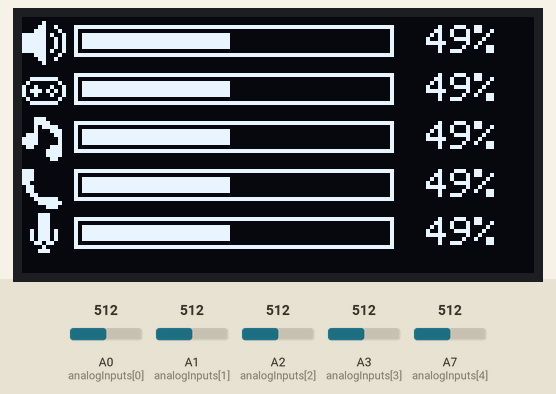
Bench run of a sketch on a simulated Arduino Nano, built with avr-gcc and run on an emulated ATmega328P. Shown: 128×64 one-colour display. The inputs (shaded band) are chosen by the test bench; at power-on: A7 (analogInputs[4]) = 512, A0 (analogInputs[0]) = 512, A1 (analogInputs[1]) = 512, A3 (analogInputs[3]) = 512, A2 (analogInputs[2]) = 512. What the sketch prints to the serial monitor is not drawn.

Above: at 3.2 s.
3.3 s: A7 (analogInputs[4]) set to 509
At 4.1 s:
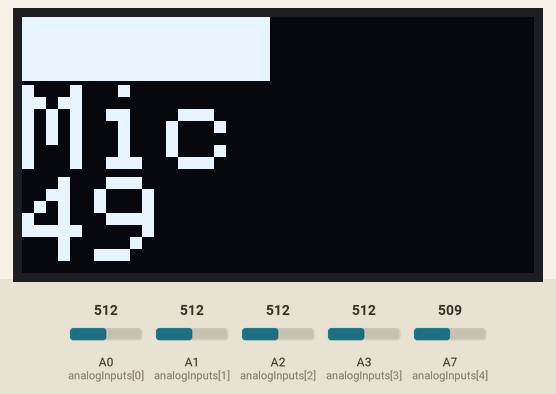
5.8 s: A0 (analogInputs[0]) set to 610
At 6.7 s:
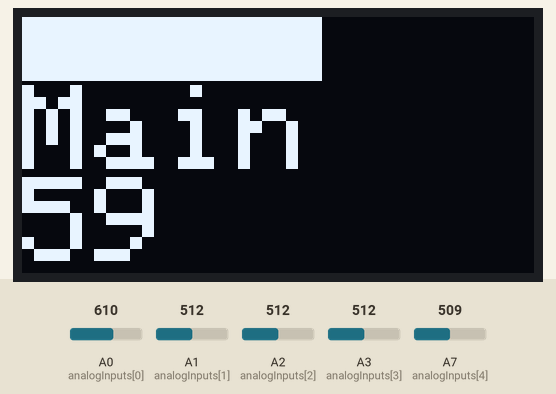
8.4 s: A0 (analogInputs[0]) set to 636
At 8.47 s:
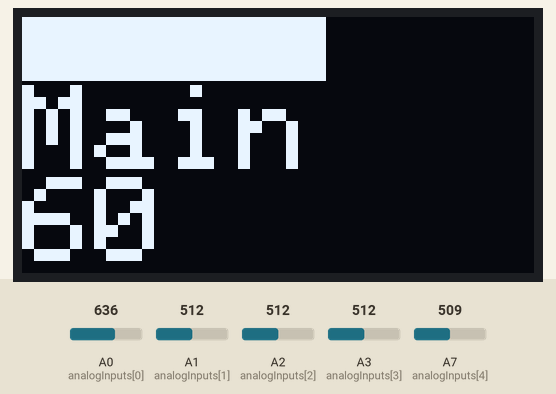
10.0 s: A1 (analogInputs[1]) set to 716
At 10.9 s:
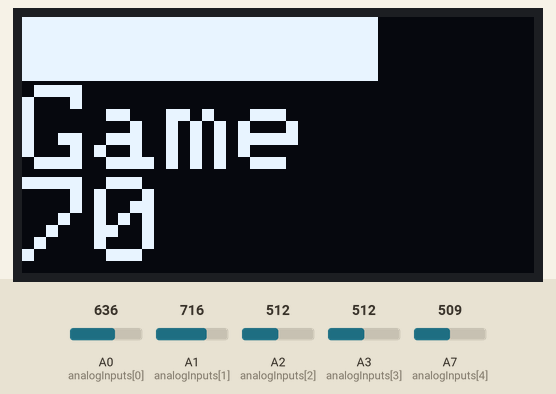
Timing chart, 0 to 11.5 s (numbered marks = the images above; inputs shaded):
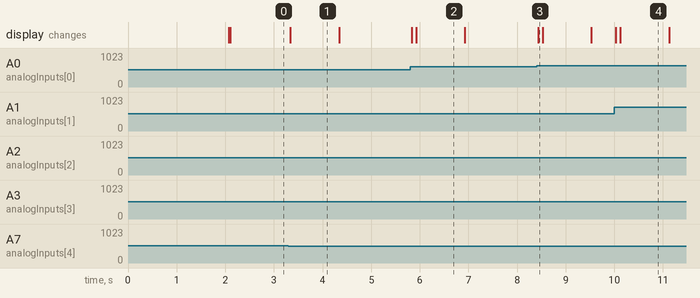

Measured:
- the behaviour switches between 510 and 509 on A7 (analogInputs[4]) (found by bisection; images 0 and 1)
- the behaviour switches between 622 and 623 on A0 (analogInputs[0]) (found by bisection; images 2 and 3)
- after the input at 3.3 s, the display: changes at once (image 1)
- after the input at 5.8 s, the display: first changes at once (image 2 shows a later state)
- after the input at 8.4 s, the display: changes at once (image 3)
- after the input at 10.0 s, the display: first changes at once (image 4 shows a later state)
- what the display in image 1 shows lasts 1.0 s, from 3.3 s to 4.3 s

The sketch:

knob_OLED.ino
```cpp
#include <Wire.h>
#include <Adafruit_GFX.h>
#include <Adafruit_SSD1306.h>
#include <Fonts/FreeSans9pt7b.h>

#define SCREEN_WIDTH 128 // OLED display width, in pixels
#define SCREEN_HEIGHT 64 // OLED display height, in pixels

// Declaration for an SSD1306 display connected to I2C (SDA, SCL pins)
Adafruit_SSD1306 display(SCREEN_WIDTH, SCREEN_HEIGHT, &Wire, -1);

const unsigned char ART_1 [] PROGMEM = {
	// 'pxArt, 24x24px
	0x04, 0x00, 0x0c, 0x80, 0x1c, 0x40, 0xfd, 0x20, 0xfc, 0xa0, 0xfc, 0xa0, 0xfc, 0xa0, 0xfd, 0x20,
	0x1c, 0x40, 0x0c, 0x80, 0x04, 0x00
};

const unsigned char ART_2 [] PROGMEM = {
	// 'Layer 4, 11x11px
	0x00, 0x00, 0x00, 0x00, 0x3f, 0x80, 0x40, 0x40, 0x91, 0x20, 0xba, 0xa0, 0x91, 0x20, 0x40, 0x40,
	0x3f, 0x80, 0x00, 0x00, 0x00, 0x00
};

const unsigned char ART_3 [] PROGMEM = {
	// 'music, 11x11px
	0x1c, 0x00, 0x1e, 0x00, 0x17, 0x80, 0x11, 0xc0, 0x70, 0xc0, 0xf0, 0x40, 0xf0, 0x40, 0x61, 0xc0,
	0x03, 0xc0, 0x03, 0xc0, 0x01, 0x80
};

const unsigned char ART_4 [] PROGMEM = {
	// 'comms, 11x11px
	0x00, 0x00, 0xe0, 0x00, 0xe0, 0x00, 0xe0, 0x00, 0xc0, 0x00, 0x60, 0x00, 0x60, 0x00, 0x30, 0x00,
	0x1f, 0x80, 0x0f, 0xc0, 0x03, 0x80
};

const unsigned char ART_5 [] PROGMEM = {
	// 'mic, 11x11px
	0x0e, 0x00, 0x0e, 0x00, 0x0e, 0x00, 0x0e, 0x00, 0x2e, 0x80, 0x2e, 0x80, 0x2e, 0x80, 0x1b, 0x00,
	0x04, 0x00, 0x0e, 0x00, 0x00, 0x00
};

// Array of pointers to your bitmaps so we can loop through them
const unsigned char* iconArray[5] = {ART_1, ART_2, ART_3, ART_4, ART_5};

const int NUM_SLIDERS = 5;
const int NUM_OF_LAYERS = 1;
const int analogInputs[NUM_SLIDERS] = {A0, A1, A2, A3, A7};

//make a buffer to avoid jitter
const int BUFFER_SIZE = 4;
int analogBuffer[NUM_SLIDERS][BUFFER_SIZE];


int displayVolume[NUM_OF_LAYERS][NUM_SLIDERS];
int analogSliderValues[NUM_SLIDERS];
String analogSliderNames[NUM_SLIDERS] = {"Main", "Game", "Chat", "Music", "Mic"};//you can change the names displayed here

const unsigned long sleepAfter = 1000; // this value will change how long the oled will display until turning off.
unsigned long startTime;
unsigned long currTime;
bool standby = 0;

uint8_t currentLayer = 0;
bool inhibitReads = false;

// int lastActiveSlider = -1;

//see http://javl.github.io/image2cpp/ for how to make these


void setup() {
  //Serial.begin(9600);
  Serial.begin(115200);
  for (int i = 0; i < NUM_SLIDERS; i++) {
    pinMode(analogInputs[i], INPUT);
  }
  for (int i = 0; i < NUM_SLIDERS; i++) {//fist read
    for (int j = 0; j < BUFFER_SIZE; j++) {
      analogBuffer[i][j] = analogRead(analogInputs[i]);
    }
  }
  Wire.begin();
  Wire.setClock(400000);
  if(!display.begin(SSD1306_SWITCHCAPVCC, 0x3C)) { // Address 0x3D for 128x64
    Serial.println(F("SSD1306 allocation failed"));
    for(;;);
  }
  delay(2000);
  startTime = millis();
}

void loop() {
  updateSliderValues();
  sendSliderValues(); // Actually send data (all the time)
  // printSliderValues(); // For debug
  currTime = millis();
   if (standby == 0 && (currTime - startTime >= sleepAfter)) {
    alwayson();
    display.display();
    standby = 1;
    startTime = currTime;
   }
  delay(1);
}

void updateSliderValues() {
  bool screenNeedsUpdate = false;

  for (int i = 0; i < NUM_SLIDERS; i++) {

    // Read analog value of slider
    analogRead(analogInputs[i]);
    // Remove buffer delay
    // delayMicroseconds(100);
    int rawValue = analogRead(analogInputs[i]);
    //rawValue = (rawValue - 1023) * -1;


    // Shift the buffer
    for(int j = BUFFER_SIZE - 1; j > 0; j--) {
      analogBuffer[i][j] = analogBuffer[i][j-1];
    }
    analogBuffer[i][0] = rawValue;

    // Use average value instead of raw value
    long sum = 0;
    for (int j = 0; j < BUFFER_SIZE; j++){
      sum += analogBuffer[i][j];
    }
    int averageValue = sum / BUFFER_SIZE;

    // Temporal calibrated value
    // int calibratedValue = averageValue;
    // Calibrate extreme values
    int calibratedValue = map(averageValue, 12, 1017, 0, 1023);

    // Constrain to avoid negative numbers
    calibratedValue = constrain(calibratedValue, 0, 1023);

    // Update Slider value if change is great
    if (abs(calibratedValue - displayVolume[currentLayer][i]) > 2 && inhibitReads == false) {
      displayVolume[currentLayer][i] = calibratedValue;
      displayVol(i);
      // Don't display yet
      //display.display();
      screenNeedsUpdate = true;

      startTime = currTime;
      standby = 0;
    }
  }

  if (screenNeedsUpdate){
      display.display();
    }
}

void sendSliderValues() {
  String builtString = String("");

 for(uint8_t j = 0; j < NUM_OF_LAYERS; j++){
    for (int i = 0; i < NUM_SLIDERS; i++) {
      builtString += String((int)displayVolume[j][i]);
      if (i < NUM_SLIDERS - 1 && j < NUM_OF_LAYERS  + 1) {
        builtString += String("|");
      }
    }
  }
  Serial.println(builtString);
}

void alwayson(){
  display.clearDisplay();
  display.setTextSize(1);
  display.setTextColor(SSD1306_WHITE);

  int rowHeight = 12; // Fits 5 items in 64px

  for (int i = 0; i < NUM_SLIDERS; i++) {
    int y = i * rowHeight;

    // Icon
    display.drawBitmap(0, y + 1, iconArray[i], 11, 11, WHITE);

    // Frame
    display.drawRect(13, y + 2, 80, 8, WHITE);

    // Fill
    int barWidth = map(displayVolume[currentLayer][i], 0, 1023, 0, 76);
    display.fillRect(15, y + 4, barWidth, 4, WHITE);

    int percent = map(displayVolume[currentLayer][i], 0, 1023, 0, 100);

    // Text
    // display.setCursor(98, y + 2);
    // display.print(displayVolume[currentLayer][i] / 10); // Print %

    if (percent == 100) display.setCursor(95, y + 2);
    else if (percent < 10) display.setCursor(107, y + 2);
    else display.setCursor(101, y + 2);

    display.print(percent);
    display.print("%");
  }

  // display.clearDisplay();
  // display.setTextSize(2);
  // display.setTextColor(SSD1306_WHITE);

  // display.setCursor(92, 0);
  // display.print((analogRead(A0)) / 10.3 , 0);
  // display.fillRect(1, 2, ((analogRead(A0)) / 13.6), 13, WHITE);
  // display.drawBitmap(0, 2, ART_1, 11, 11, WHITE);
  // display.setCursor(116, 0);
  // display.print("%");
  // display.drawFastHLine(12, 0, 76, WHITE);
  // display.drawFastHLine(12, 14, 76, WHITE);
  // display.drawFastVLine(12, 0, 14, WHITE);
  // display.drawFastVLine(88, 0, 14, WHITE);

  // display.setCursor(92, 16);
  // display.print((analogRead(A1)) / 10.3 , 0);
  // display.fillRect(13, 17, ((analogRead(A1)) / 13.6), 13, WHITE);
  // display.setCursor(0, 16);
  // display.drawBitmap(0, 18, ART_2, 11, 11, WHITE);
  // display.setCursor(116, 16);
  // display.print("%");
  // display.drawFastHLine(12, 16, 76, WHITE);
  // display.drawFastHLine(12, 29, 76, WHITE);
  // display.drawFastVLine(12, 16, 14, WHITE);
  // display.drawFastVLine(88, 16, 14, WHITE);

  // display.setCursor(92, 33);
  // display.print((analogRead(A2)) / 10.3 , 0);
  // display.fillRect(13, 34, ((analogRead(A2)) / 13.6), 13, WHITE);
  // display.setCursor(0, 33);
  // display.drawBitmap(0, 34, ART_3, 11, 11, WHITE);
  // display.setCursor(116, 32);
  // display.print("%");
  // display.drawFastHLine(12, 33, 76, WHITE);
  // display.drawFastHLine(12, 46, 76, WHITE);
  // display.drawFastVLine(12, 33, 14, WHITE);
  // display.drawFastVLine(88, 33, 14, WHITE);

  // display.setCursor(92, 50);
  // display.print((analogRead(A3)) / 10.3 , 0);
  // display.fillRect(13, 51, ((analogRead(A3)) / 13.6), 13, WHITE);
  // display.setCursor(0, 50);
  // display.drawBitmap(0, 52, ART_4, 11, 11, WHITE);
  // display.setCursor(116, 50);
  // display.print("%");
  // display.drawFastHLine(12, 50, 76, WHITE);
  // display.drawFastHLine(12, 63, 76, WHITE);
  // display.drawFastVLine(12, 50, 14, WHITE);
  // display.drawFastVLine(88, 50, 14, WHITE);
}

void displayVol(int i){
  int percentage = percentage_volume(displayVolume[currentLayer][i]);

  display.clearDisplay();

  // 1. Draw Name
  display.setTextSize(3);
  display.setTextColor(SSD1306_WHITE);
  display.setCursor(0, 17);
  display.println(analogSliderNames[i]);

  // 2. Draw Bar
  display.fillRect(0, 0, percentage * 1.28, 16, SSD1306_WHITE);

  // 3. Draw Number
  display.setTextSize(3);
  display.setTextColor(SSD1306_WHITE);
  display.setCursor(0, 40);
  display.println(percentage);

  // if (i != lastActiveSlider){
  //   display.clearDisplay();

  //   display.setTextSize(3);
  //   display.setTextColor(SSD1306_WHITE);
  //   display.setCursor(0, 16);
  //   display.println(analogSliderNames[i]);

  //   lastActiveSlider = i;
  // }
  // else {
  //   display.fillRect(0, 0, 126, 16, SSD1306_BLACK);

  //   display.fillRect(0, 40, 128, 24, SSD1306_BLACK);
  // }

  // display.fillRect(0, 0, percentage*1.28, 16, WHITE);
  // display.setTextSize(3);             //pixel scale
  // display.setTextColor(SSD1306_WHITE);        // Draw white text
  // display.setCursor(0, 40);
  // display.println(percentage);
}

int percentage_volume(int actual_value){
  return (actual_value) / 10.22;
}

void printSliderValues() {
  for(int j = 0; j < NUM_OF_LAYERS; j++){
    for (int i = 0; i < NUM_SLIDERS; i++) {
      String printedString = String("Slider #") + String(i + 1) + String(": ") + String(displayVolume[j][i]/4) + String(" mV");
      Serial.write(printedString.c_str());

      if (i < NUM_SLIDERS - 1 && j < NUM_OF_LAYERS + 1) {
        Serial.write(" | ");
      } else {
        Serial.write("\n");
      }
    }
  }
}
```
